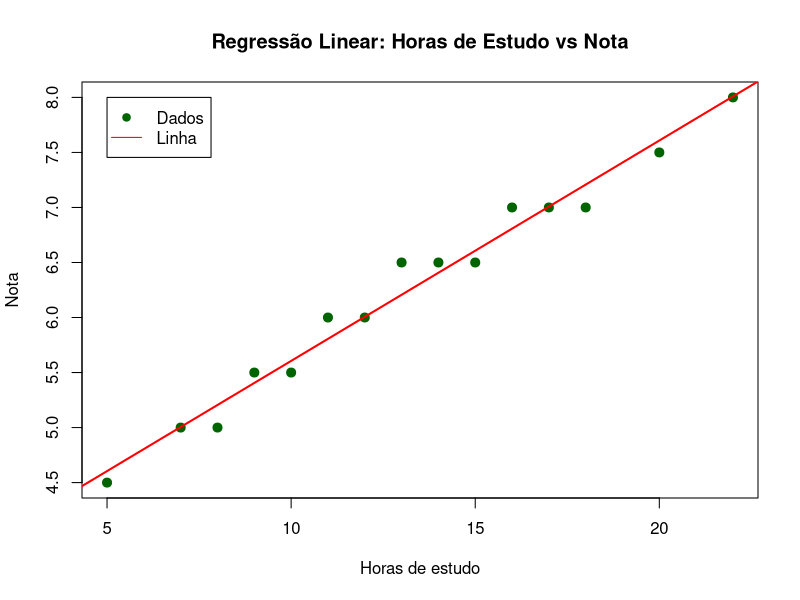

Here is the R script that generated this plot:
# PROJETO 2 - REGRESSÃO LINEAR SIMPLES

cat("=== PROJETO 2: MODELO DE REGRESSÃO ===\n\n")
# 1. Dados de exemplo (horas de estudo vs notas)
horas_estudo <- c(5, 8, 12, 15, 20, 10, 7, 18, 14, 9, 22, 16, 11, 13, 17)
notas <- c(4.5, 5.0, 6.0, 6.5, 7.5, 5.5, 5.0, 7.0, 6.5, 5.5, 8.0, 7.0, 6.0, 6.5, 7.0)
# 2. Criar modelo de regressão
modelo <- lm(notas ~ horas_estudo)
# 3. Mostrar resultados
cat("RESUMO DO MODELO:\n")
print(summary(modelo))
cat("\n")
# 4. Coeficientes 
cat("EQUAÇÃO DA RETA:\n")
cat(sprintf("Nota = %.2f + %.2f * Horas de Estudo\n", 
            coef(modelo)[1], coef(modelo)[2]))
cat("\n")
# 5. Fazer previsão
cat("PREVISÃO PARA 10 HORAS DE ESTUDO:\n")
nova_hora <- data.frame(horas_estudo = 10)
previsao <- predict(modelo, nova_hora)
cat(sprintf("Nota prevista: %.2f\n", previsao))
cat("\n")
# 6. Gráfico
plot(horas_estudo, notas,
     main = "Regressão Linear: Horas de Estudo vs Nota",
     xlab = "Horas de estudo",
     ylab = "Nota",
     col = "darkgreen",
     pch = 19,
     cex = 1.2)
# Linha de regressão
abline(modelo, col = "red", lwd = 2)
# Legenda
legend(x = 5, y = 8,  # Coordenadas específicas no eixo
       legend = c("Dados", "Linha"),
       col = c("darkgreen", "red"),
       pch = c(19, NA),
       lty = c(NA, 1))
cat("✅ PROJETO 2 CONCLUÍDO!\n")
cat("Gráfico gerado com sucesso.\n")
